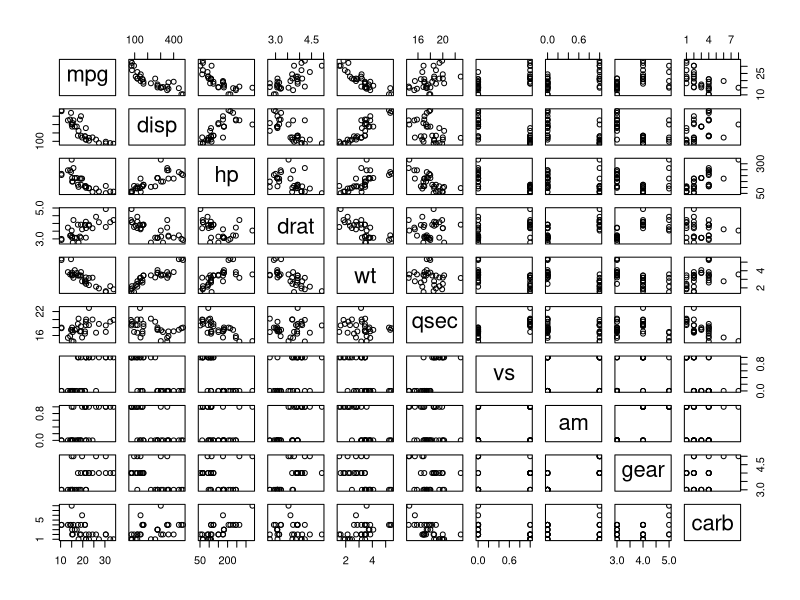
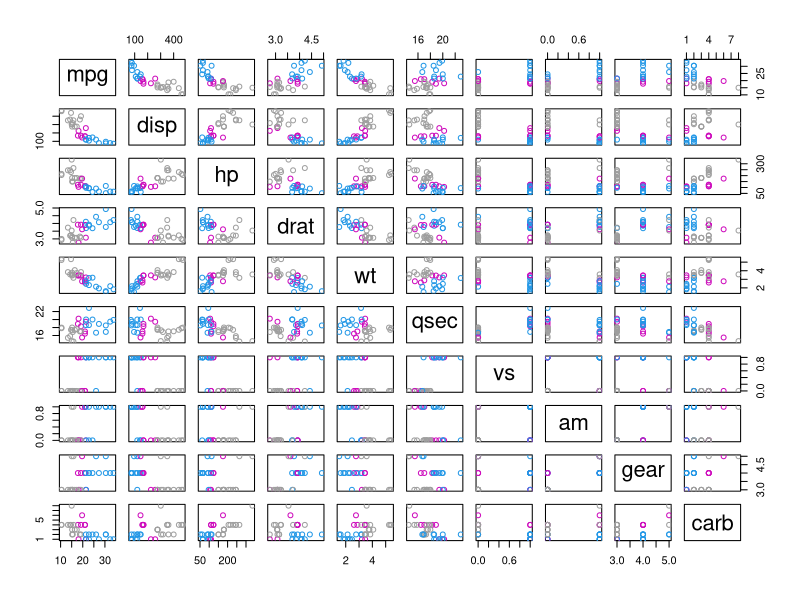
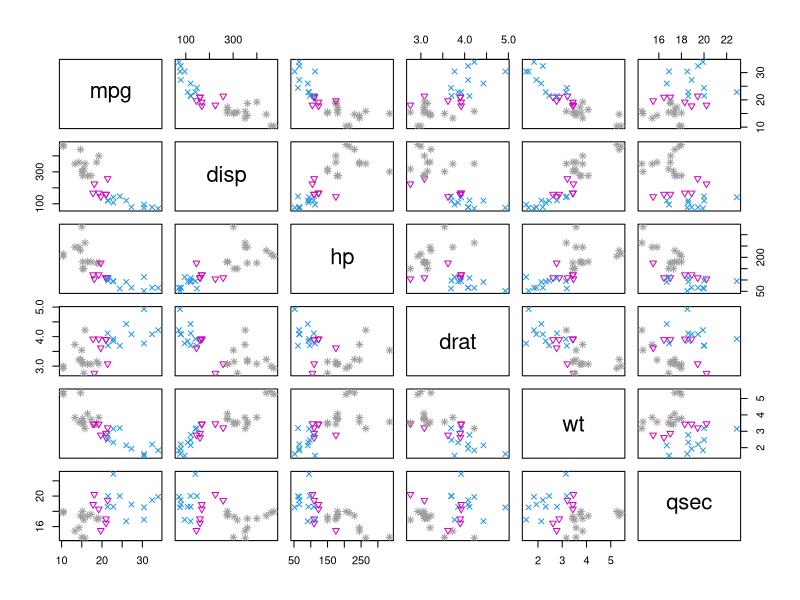
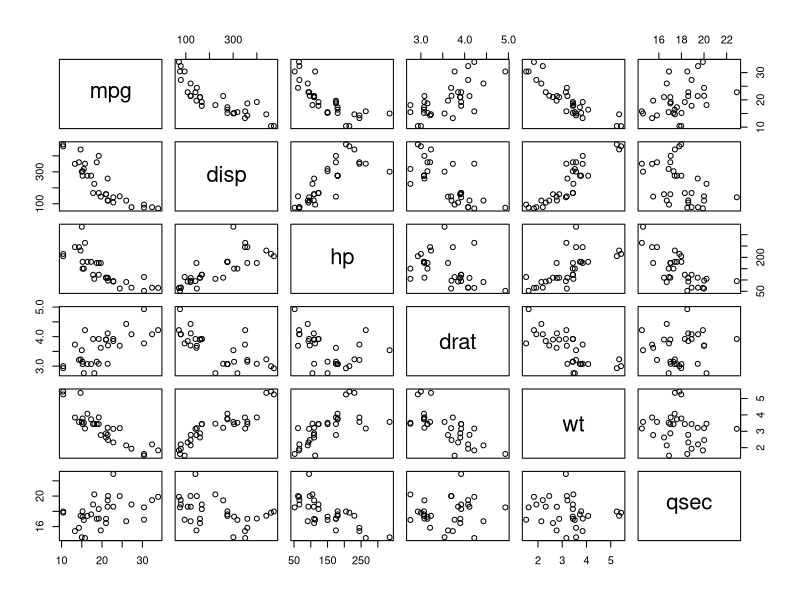
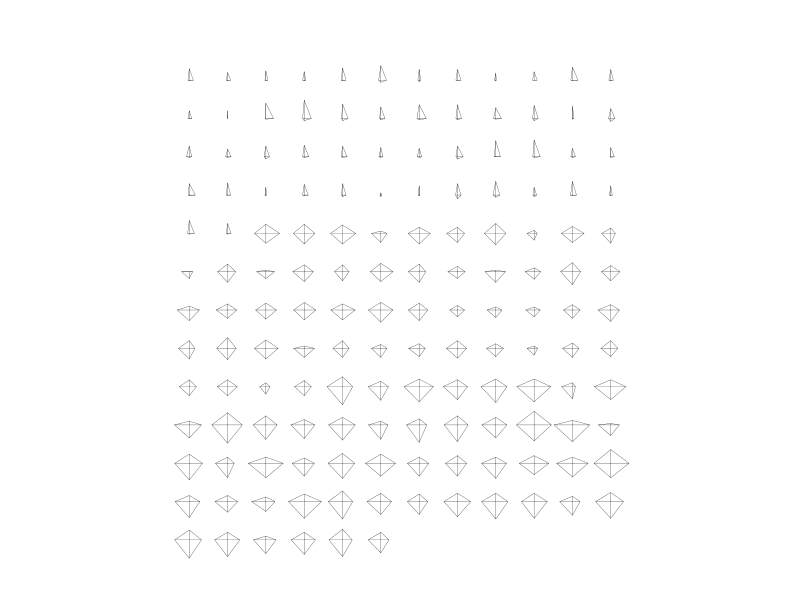
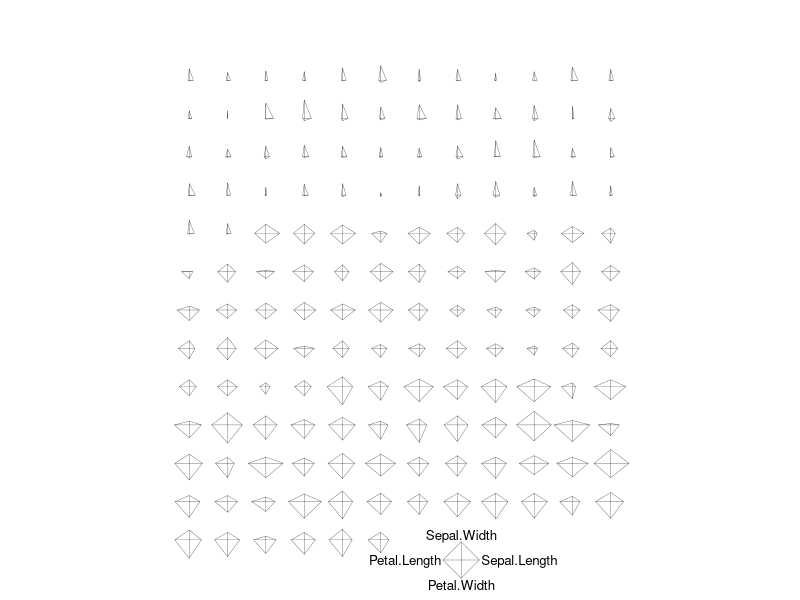
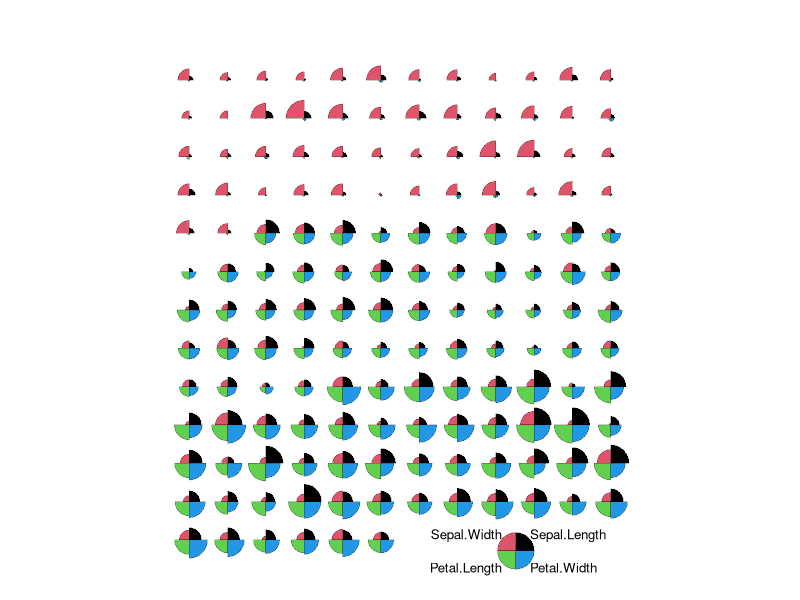
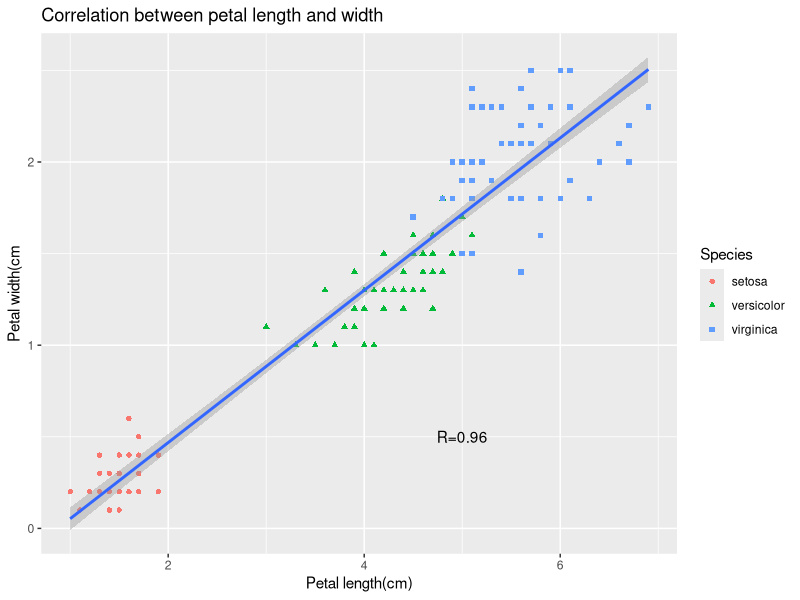

These figures' R source, in order:
#2.2 Scatter plot matrix
View(mtcars)
cylID <- as.numeric(mtcars$cyl)
cylID

#adjust sequence of the columns, https://www.jianshu.com/p/860081af8230
mtcars2 <- mtcars[,c(1,3:11,2)]
mtx <- as.matrix(mtcars2[,1:10])
pairs(mtx)
pairs(mtx,col=cylID)

mtx2 <- as.matrix(mtcars2[,1:6])
pairs(mtx2,pch=cylID,col=cylID)
pairs(mtx2)

#2.3 Star and segment diagrams
df <- iris[, 1:4]
stars(df)
stars(df, key.loc = c(17, 1))  
stars(df,key.loc=c(20,1.5),draw.segments = TRUE)
View(iris)

#2.4 The ggplot2 package is intuitive and powerful
library(ggplot2)
ggplot(data=iris)+
  aes(x=Petal.Length,y=Petal.Width)+
  geom_point(aes(color=Species,shape=Species))+
  geom_smooth(method = lm)+
  annotate("text",x=5,y=0.5,label="R=0.96")+
  xlab("Petal length(cm)")+
  ylab("Petal width(cm")+
  ggtitle("Correlation between petal length and width")


#Exercise 2.5 Create a scatter plot of sepal length vs sepal width, change colors and shapes with species, and add trend line.
cor(iris$Sepal.Width,iris$Sepal.Length)
library(ggplot2)
ggplot(data=iris)+
  aes(x=Sepal.Length,y=Sepal.Width)+
  geom_point(aes(color=Species, shape=Species))+
  geom_smooth(method = lm)+
  annotate("text",x=5,y=0.5, label="R=-0.12")+
  xlab("Sepal length(cm)")+
  ylab("Sepal width(cm)")+
  ggtitle("Correlation between sepal length and width")


#2.5 Other types of plots with ggplot2
ggplot(data=iris)+
  aes(x=Species, y=Sepal.Length, color=Species)+
  geom_boxplot()+
  geom_jitter(position = position_jitter(0.2))

ggplot(data=iris)+
  aes(x=Petal.Length,fill=Species)+
  geom_density(alpha=0.3)

ggplot(data = iris) +
  aes(x = Petal.Length, fill = Species) +
  geom_density(alpha = 0.3) +
  facet_wrap(~Species, nrow = 3)

ggplot(iris) +
  aes(x = Species, y = Sepal.Width, fill = Species) +
  stat_summary(geom = "bar", fun = "mean") +
  stat_summary(geom = "errorbar", fun.data = "mean_se", width = .3)

#Exercise 2.6 Use boxplot, and density plots to investigate the similarity and differences of petal width of three species in the iris dataset.
ggplot(iris)+
  aes(x=Petal.Width, fill=Species)+
  geom_density(alpha=0.3)
 
ggplot(iris) +
  aes(x = Species, y = Petal.Width, fill = Species) +
  stat_summary(geom = "bar", fun = "mean") +
  stat_summary(geom = "errorbar", fun.data = "mean_se", width = .3)


#2.6 Hierarchical clustering and heat map
ma <- as.matrix(iris[, 1:4]) # convert to matrix
disMatarix <- dist(ma)
plot(hclust(disMatarix))




